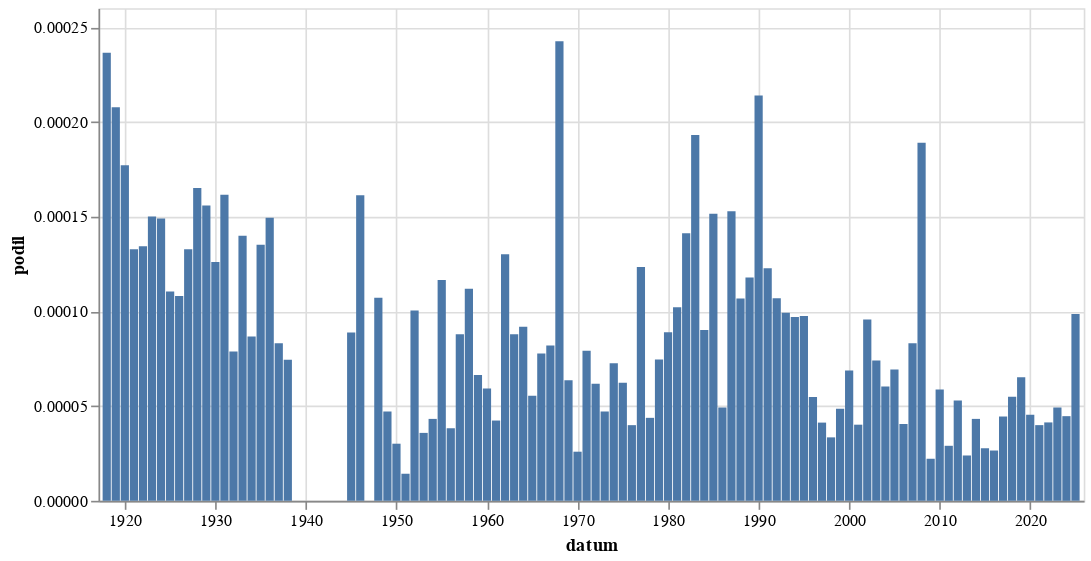

The cell this chart's notebook holds for it:
### Code cell
graf("Brn[aouě]")

### Figure 1 — Vega-Lite specification as saved in the notebook (floating-point values rounded to 4 significant figures)
{"config": {"view": {"continuousWidth": 300, "continuousHeight": 300}}, "data": {"name": "data-5dc839b9daa9a2b35070e6138c6924f0"}, "mark": {"type": "bar"}, "encoding": {"x": {"field": "datum", "type": "temporal"}, "y": {"field": "podil", "type": "quantitative"}}, "width": 600, "$schema": "https://vega.github.io/schema/vega-lite/v5.8.0.json", "datasets": {"data-5dc839b9daa9a2b35070e6138c6924f0": [{"datum": "1918-01-01T00:00:00", "vyskytu": 43, "pocet_slov": 181841, "podil": 0.0002365, "co": "Brn[aouě]"}, {"datum": "1919-01-01T00:00:00", "vyskytu": 342, "pocet_slov": 1646076, "podil": 0.0002078, "co": "Brn[aouě]"}, {"datum": "1920-01-01T00:00:00", "vyskytu": 295, "pocet_slov": 1665864, "podil": 0.0001771, "co": "Brn[aouě]"}, {"datum": "1921-01-01T00:00:00", "vyskytu": 265, "pocet_slov": 1996261, "podil": 0.0001327, "co": "Brn[aouě]"}, {"datum": "1922-01-01T00:00:00", "vyskytu": 267, "pocet_slov": 1987446, "podil": 0.0001343, "co": "Brn[aouě]"}, {"datum": "1923-01-01T00:00:00", "vyskytu": 187, "pocet_slov": 1245613, "podil": 0.0001501, "co": "Brn[aouě]"}, {"datum": "1924-01-01T00:00:00", "vyskytu": 224, "pocet_slov": 1503579, "podil": 0.000149, "co": "Brn[aouě]"}, {"datum": "1925-01-01T00:00:00", "vyskytu": 122, "pocet_slov": 1104633, "podil": 0.0001104, "co": "Brn[aouě]"}, {"datum": "1926-01-01T00:00:00", "vyskytu": 197, "pocet_slov": 1822295, "podil": 0.0001081, "co": "Brn[aouě]"}, {"datum": "1927-01-01T00:00:00", "vyskytu": 255, "pocet_slov": 1920843, "podil": 0.0001328, "co": "Brn[aouě]"}, {"datum": "1928-01-01T00:00:00", "vyskytu": 327, "pocet_slov": 1980279, "podil": 0.0001651, "co": "Brn[aouě]"}, {"datum": "1929-01-01T00:00:00", "vyskytu": 152, "pocet_slov": 975329, "podil": 0.0001558, "co": "Brn[aouě]"}, {"datum": "1930-01-01T00:00:00", "vyskytu": 290, "pocet_slov": 2300193, "podil": 0.0001261, "co": "Brn[aouě]"}, {"datum": "1931-01-01T00:00:00", "vyskytu": 273, "pocet_slov": 1690442, "podil": 0.0001615, "co": "Brn[aouě]"}, {"datum": "1932-01-01T00:00:00", "vyskytu": 99, "pocet_slov": 1256053, "podil": 7.882e-05, "co": "Brn[aouě]"}, {"datum": "1933-01-01T00:00:00", "vyskytu": 206, "pocet_slov": 1472102, "podil": 0.0001399, "co": "Brn[aouě]"}, {"datum": "1934-01-01T00:00:00", "vyskytu": 87, "pocet_slov": 1003524, "podil": 8.669e-05, "co": "Brn[aouě]"}, {"datum": "1935-01-01T00:00:00", "vyskytu": 117, "pocet_slov": 865825, "podil": 0.0001351, "co": "Brn[aouě]"}, {"datum": "1936-01-01T00:00:00", "vyskytu": 171, "pocet_slov": 1144561, "podil": 0.0001494, "co": "Brn[aouě]"}, {"datum": "1937-01-01T00:00:00", "vyskytu": 76, "pocet_slov": 914355, "podil": 8.312e-05, "co": "Brn[aouě]"}, {"datum": "1938-01-01T00:00:00", "vyskytu": 36, "pocet_slov": 483904, "podil": 7.439e-05, "co": "Brn[aouě]"}, {"datum": "1945-01-01T00:00:00", "vyskytu": 15, "pocet_slov": 168861, "podil": 8.883e-05, "co": "Brn[aouě]"}, {"datum": "1946-01-01T00:00:00", "vyskytu": 121, "pocet_slov": 749998, "podil": 0.0001613, "co": "Brn[aouě]"}, {"datum": "1948-01-01T00:00:00", "vyskytu": 37, "pocet_slov": 345262, "podil": 0.0001072, "co": "Brn[aouě]"}, {"datum": "1949-01-01T00:00:00", "vyskytu": 20, "pocet_slov": 424626, "podil": 4.71e-05, "co": "Brn[aouě]"}, {"datum": "1950-01-01T00:00:00", "vyskytu": 8, "pocet_slov": 265408, "podil": 3.014e-05, "co": "Brn[aouě]"}, {"datum": "1951-01-01T00:00:00", "vyskytu": 4, "pocet_slov": 279976, "podil": 1.429e-05, "co": "Brn[aouě]"}, {"datum": "1952-01-01T00:00:00", "vyskytu": 25, "pocet_slov": 249015, "podil": 0.0001004, "co": "Brn[aouě]"}, {"datum": "1953-01-01T00:00:00", "vyskytu": 6, "pocet_slov": 167374, "podil": 3.585e-05, "co": "Brn[aouě]"}, {"datum": "1954-01-01T00:00:00", "vyskytu": 7, "pocet_slov": 161902, "podil": 4.324e-05, "co": "Brn[aouě]"}, {"datum": "1955-01-01T00:00:00", "vyskytu": 13, "pocet_slov": 111502, "podil": 0.0001166, "co": "Brn[aouě]"}, {"datum": "1956-01-01T00:00:00", "vyskytu": 8, "pocet_slov": 208887, "podil": 3.83e-05, "co": "Brn[aouě]"}, {"datum": "1957-01-01T00:00:00", "vyskytu": 16, "pocet_slov": 182133, "podil": 8.785e-05, "co": "Brn[aouě]"}, {"datum": "1958-01-01T00:00:00", "vyskytu": 23, "pocet_slov": 205527, "podil": 0.0001119, "co": "Brn[aouě]"}, {"datum": "1959-01-01T00:00:00", "vyskytu": 13, "pocet_slov": 195966, "podil": 6.634e-05, "co": "Brn[aouě]"}, {"datum": "1960-01-01T00:00:00", "vyskytu": 15, "pocet_slov": 252871, "podil": 5.932e-05, "co": "Brn[aouě]"}, {"datum": "1961-01-01T00:00:00", "vyskytu": 11, "pocet_slov": 259632, "podil": 4.237e-05, "co": "Brn[aouě]"}, {"datum": "1962-01-01T00:00:00", "vyskytu": 16, "pocet_slov": 122929, "podil": 0.0001302, "co": "Brn[aouě]"}, {"datum": "1963-01-01T00:00:00", "vyskytu": 16, "pocet_slov": 182036, "podil": 8.789e-05, "co": "Brn[aouě]"}, {"datum": "1964-01-01T00:00:00", "vyskytu": 34, "pocet_slov": 370284, "podil": 9.182e-05, "co": "Brn[aouě]"}, {"datum": "1965-01-01T00:00:00", "vyskytu": 14, "pocet_slov": 252559, "podil": 5.543e-05, "co": "Brn[aouě]"}, {"datum": "1966-01-01T00:00:00", "vyskytu": 23, "pocet_slov": 295748, "podil": 7.777e-05, "co": "Brn[aouě]"}, {"datum": "1967-01-01T00:00:00", "vyskytu": 21, "pocet_slov": 256157, "podil": 8.198e-05, "co": "Brn[aouě]"}, {"datum": "1968-01-01T00:00:00", "vyskytu": 163, "pocet_slov": 671842, "podil": 0.0002426, "co": "Brn[aouě]"}, {"datum": "1969-01-01T00:00:00", "vyskytu": 32, "pocet_slov": 502926, "podil": 6.363e-05, "co": "Brn[aouě]"}, {"datum": "1970-01-01T00:00:00", "vyskytu": 10, "pocet_slov": 385822, "podil": 2.592e-05, "co": "Brn[aouě]"}, {"datum": "1971-01-01T00:00:00", "vyskytu": 29, "pocet_slov": 366079, "podil": 7.922e-05, "co": "Brn[aouě]"}, {"datum": "1972-01-01T00:00:00", "vyskytu": 18, "pocet_slov": 291622, "podil": 6.172e-05, "co": "Brn[aouě]"}, {"datum": "1973-01-01T00:00:00", "vyskytu": 18, "pocet_slov": 382346, "podil": 4.708e-05, "co": "Brn[aouě]"}, {"datum": "1974-01-01T00:00:00", "vyskytu": 27, "pocet_slov": 371929, "podil": 7.259e-05, "co": "Brn[aouě]"}, {"datum": "1975-01-01T00:00:00", "vyskytu": 27, "pocet_slov": 433359, "podil": 6.23e-05, "co": "Brn[aouě]"}, {"datum": "1976-01-01T00:00:00", "vyskytu": 12, "pocet_slov": 300509, "podil": 3.993e-05, "co": "Brn[aouě]"}, {"datum": "1977-01-01T00:00:00", "vyskytu": 44, "pocet_slov": 356367, "podil": 0.0001235, "co": "Brn[aouě]"}, {"datum": "1978-01-01T00:00:00", "vyskytu": 16, "pocet_slov": 365346, "podil": 4.379e-05, "co": "Brn[aouě]"}, {"datum": "1979-01-01T00:00:00", "vyskytu": 24, "pocet_slov": 321871, "podil": 7.456e-05, "co": "Brn[aouě]"}, {"datum": "1980-01-01T00:00:00", "vyskytu": 29, "pocet_slov": 326025, "podil": 8.895e-05, "co": "Brn[aouě]"}, {"datum": "1981-01-01T00:00:00", "vyskytu": 15, "pocet_slov": 146862, "podil": 0.0001021, "co": "Brn[aouě]"}, {"datum": "1982-01-01T00:00:00", "vyskytu": 30, "pocet_slov": 212488, "podil": 0.0001412, "co": "Brn[aouě]"}, {"datum": "1983-01-01T00:00:00", "vyskytu": 49, "pocet_slov": 253712, "podil": 0.0001931, "co": "Brn[aouě]"}, {"datum": "1984-01-01T00:00:00", "vyskytu": 19, "pocet_slov": 210749, "podil": 9.015e-05, "co": "Brn[aouě]"}, {"datum": "1985-01-01T00:00:00", "vyskytu": 27, "pocet_slov": 178176, "podil": 0.0001515, "co": "Brn[aouě]"}, {"datum": "1986-01-01T00:00:00", "vyskytu": 5, "pocet_slov": 101395, "podil": 4.931e-05, "co": "Brn[aouě]"}, {"datum": "1987-01-01T00:00:00", "vyskytu": 26, "pocet_slov": 170184, "podil": 0.0001528, "co": "Brn[aouě]"}, {"datum": "1988-01-01T00:00:00", "vyskytu": 18, "pocet_slov": 168579, "podil": 0.0001068, "co": "Brn[aouě]"}, {"datum": "1989-01-01T00:00:00", "vyskytu": 33, "pocet_slov": 279943, "podil": 0.0001179, "co": "Brn[aouě]"}, {"datum": "1990-01-01T00:00:00", "vyskytu": 185, "pocet_slov": 864724, "podil": 0.0002139, "co": "Brn[aouě]"}, {"datum": "1991-01-01T00:00:00", "vyskytu": 176, "pocet_slov": 1433946, "podil": 0.0001227, "co": "Brn[aouě]"}, {"datum": "1992-01-01T00:00:00", "vyskytu": 133, "pocet_slov": 1243403, "podil": 0.000107, "co": "Brn[aouě]"}, {"datum": "1993-01-01T00:00:00", "vyskytu": 112, "pocet_slov": 1127738, "podil": 9.931e-05, "co": "Brn[aouě]"}, {"datum": "1994-01-01T00:00:00", "vyskytu": 92, "pocet_slov": 948442, "podil": 9.7e-05, "co": "Brn[aouě]"}, {"datum": "1995-01-01T00:00:00", "vyskytu": 111, "pocet_slov": 1138706, "podil": 9.748e-05, "co": "Brn[aouě]"}, {"datum": "1996-01-01T00:00:00", "vyskytu": 68, "pocet_slov": 1241412, "podil": 5.478e-05, "co": "Brn[aouě]"}, {"datum": "1997-01-01T00:00:00", "vyskytu": 90, "pocet_slov": 2180302, "podil": 4.128e-05, "co": "Brn[aouě]"}, {"datum": "1998-01-01T00:00:00", "vyskytu": 51, "pocet_slov": 1523146, "podil": 3.348e-05, "co": "Brn[aouě]"}, {"datum": "1999-01-01T00:00:00", "vyskytu": 120, "pocet_slov": 2466687, "podil": 4.865e-05, "co": "Brn[aouě]"}, {"datum": "2000-01-01T00:00:00", "vyskytu": 171, "pocet_slov": 2486033, "podil": 6.878e-05, "co": "Brn[aouě]"}, {"datum": "2001-01-01T00:00:00", "vyskytu": 99, "pocet_slov": 2464089, "podil": 4.018e-05, "co": "Brn[aouě]"}, {"datum": "2002-01-01T00:00:00", "vyskytu": 185, "pocet_slov": 1933522, "podil": 9.568e-05, "co": "Brn[aouě]"}, {"datum": "2003-01-01T00:00:00", "vyskytu": 191, "pocet_slov": 2579919, "podil": 7.403e-05, "co": "Brn[aouě]"}, {"datum": "2004-01-01T00:00:00", "vyskytu": 142, "pocet_slov": 2353526, "podil": 6.034e-05, "co": "Brn[aouě]"}, {"datum": "2005-01-01T00:00:00", "vyskytu": 179, "pocet_slov": 2584657, "podil": 6.925e-05, "co": "Brn[aouě]"}, {"datum": "2006-01-01T00:00:00", "vyskytu": 63, "pocet_slov": 1553743, "podil": 4.055e-05, "co": "Brn[aouě]"}, {"datum": "2007-01-01T00:00:00", "vyskytu": 152, "pocet_slov": 1827981, "podil": 8.315e-05, "co": "Brn[aouě]"}, {"datum": "2008-01-01T00:00:00", "vyskytu": 338, "pocet_slov": 1787996, "podil": 0.000189, "co": "Brn[aouě]"}, {"datum": "2009-01-01T00:00:00", "vyskytu": 47, "pocet_slov": 2117438, "podil": 2.22e-05, "co": "Brn[aouě]"}, {"datum": "2010-01-01T00:00:00", "vyskytu": 101, "pocet_slov": 1719280, "podil": 5.875e-05, "co": "Brn[aouě]"}, {"datum": "2011-01-01T00:00:00", "vyskytu": 73, "pocet_slov": 2513768, "podil": 2.904e-05, "co": "Brn[aouě]"}, {"datum": "2012-01-01T00:00:00", "vyskytu": 114, "pocet_slov": 2154889, "podil": 5.29e-05, "co": "Brn[aouě]"}, {"datum": "2013-01-01T00:00:00", "vyskytu": 30, "pocet_slov": 1254044, "podil": 2.392e-05, "co": "Brn[aouě]"}, {"datum": "2014-01-01T00:00:00", "vyskytu": 121, "pocet_slov": 2798380, "podil": 4.324e-05, "co": "Brn[aouě]"}, {"datum": "2015-01-01T00:00:00", "vyskytu": 80, "pocet_slov": 2883872, "podil": 2.774e-05, "co": "Brn[aouě]"}, {"datum": "2016-01-01T00:00:00", "vyskytu": 82, "pocet_slov": 3089201, "podil": 2.654e-05, "co": "Brn[aouě]"}, {"datum": "2017-01-01T00:00:00", "vyskytu": 111, "pocet_slov": 2494601, "podil": 4.45e-05, "co": "Brn[aouě]"}, {"datum": "2018-01-01T00:00:00", "vyskytu": 162, "pocet_slov": 2950787, "podil": 5.49e-05, "co": "Brn[aouě]"}, {"datum": "2019-01-01T00:00:00", "vyskytu": 221, "pocet_slov": 3386383, "podil": 6.526e-05, "co": "Brn[aouě]"}, {"datum": "2020-01-01T00:00:00", "vyskytu": 165, "pocet_slov": 3628531, "podil": 4.547e-05, "co": "Brn[aouě]"}, {"datum": "2021-01-01T00:00:00", "vyskytu": 121, "pocet_slov": 3029217, "podil": 3.994e-05, "co": "Brn[aouě]"}, {"datum": "2022-01-01T00:00:00", "vyskytu": 172, "pocet_slov": 4157177, "podil": 4.137e-05, "co": "Brn[aouě]"}, {"datum": "2023-01-01T00:00:00", "vyskytu": 224, "pocet_slov": 4543956, "podil": 4.93e-05, "co": "Brn[aouě]"}, {"datum": "2024-01-01T00:00:00", "vyskytu": 200, "pocet_slov": 4476719, "podil": 4.468e-05, "co": "Brn[aouě]"}, {"datum": "2025-01-01T00:00:00", "vyskytu": 224, "pocet_slov": 2271267, "podil": 9.862e-05, "co": "Brn[aouě]"}]}}
